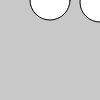
Frame 1 (no input)
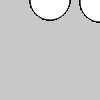
Frame 60 (no input)
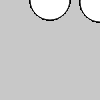
Frame 120 (the mouse pressed at the canvas centre since frame 60)

The p5.js sketch that drew these frames (run headless with seeded random() and noise() and a simulated clock; from frame 60 on, the mouse is pressed at the canvas centre):

// p5.js sketch
// ── sketch.js
function setup() {
  createCanvas(100, 100);
  background(200);
  describe('A white circle on a gray background.');
}

function draw() {

  for (let i = 0; i < 10; i++) {
    // Translate the origin to the center.
    let m = [1, 0, 0, 1, 50, i*2];
    applyMatrix(m);

    // Draw the circle at coordinates (0, 0).
    circle(0, 0, 40);
  }
}
